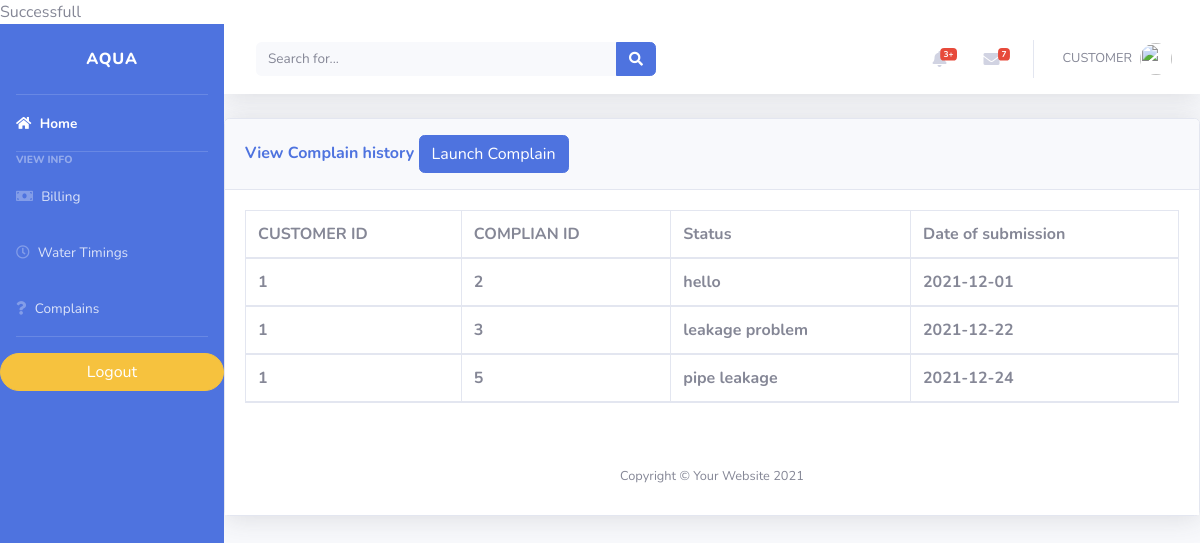
The page /Database_project/customercomplain.php (signed in) on the database its author committed.
### tables this page shows
CREATE TABLE `complain` (
  `customer_id` int(11) NOT NULL,
  `id` int(11) NOT NULL,
  `status` text NOT NULL DEFAULT 'processing',
  `complain_txt` text NOT NULL,
  `date_of_submit` date NOT NULL
);

### Database_project/customercomplain.php (the view, shortened to what this page needs)
<?php
include ("config.php");
?>
<!DOCTYPE html>
<html lang="en">
<head>
  <link href="vendor/fontawesome-free/css/all.min.css" rel="stylesheet" type="text/css">
  <link href="css/sb-admin-2.min.css" rel="stylesheet">
</head>
<body id="page-top">
  <div id="wrapper">
   <ul class="navbar-nav bg-primary sidebar sidebar-dark accordion" id="accordionSidebar">
        <a class="sidebar-brand d-flex align-items-center justify-content-center" href="welcome.html">
        <div class="sidebar-brand-text mx-3">AQUA</div>
        </a>
        <hr class="sidebar-divider my-0">
        <li class="nav-item active">
        <a class="nav-link" href="customerhome.php">
          <i class="fas fa-home"></i>            <span>Home</span></a>
        </li>
        <hr class="sidebar-divider my-0">
        <div class="sidebar-heading">
        View info
        </div>
        <li class="nav-item">
        <a class="nav-link" href="customerbilling.php">
          <i class="fas fa-money-bill"></i>         <span>Billing</span></a>
        </li>
        <li class="nav-item">
          <a class="nav-link" href="customer_water_timings.php">
            <i class="far fa-clock"></i>             <span>Water Timings</span></a>
          </li>
          <li class="nav-item">
            <a class="nav-link" href="customercomplain.php">
              <i class="fas fa-question"></i>
              <span>Complains </span></a>
            </li>
        <hr class="sidebar-divider d-none d-md-block">
        <a href="customerauth.php?action=logout"  name="edit_btn" class="btn btn-warning badge-pill" > Logout </a>
   </ul>
    <div id="content-wrapper" class="d-flex flex-column">
      <div id="content">
        <nav class="navbar navbar-expand navbar-light bg-white topbar mb-4 static-top shadow">
          <form class="d-none d-sm-inline-block form-inline mr-auto ml-md-3 my-2 my-md-0 mw-100 navbar-search">
            <div class="input-group">
              <input type="text" class="form-control bg-light border-0 small" placeholder="Search for..." aria-label="Search" aria-describedby="basic-addon2">
              <div class="input-group-append">
                <button class="btn btn-primary" type="button">
                  <i class="fas fa-search fa-sm"></i>
                </button>
              </div>
            </div>
          </form>
          <ul class="navbar-nav ml-auto">
            <li class="nav-item dropdown no-arrow mx-1">
              <a class="nav-link dropdown-toggle" href="#" id="alertsDropdown" role="button" data-toggle="dropdown" aria-haspopup="true" aria-expanded="false">
                <i class="fas fa-bell fa-fw"></i>
                <span class="badge badge-danger badge-counter">3+</span>
              </a>
            </li>
            <li class="nav-item dropdown no-arrow mx-1">
              <a class="nav-link dropdown-toggle" href="#" id="messagesDropdown" role="button" data-toggle="dropdown" aria-haspopup="true" aria-expanded="false">
                <i class="fas fa-envelope fa-fw"></i>
                <span class="badge badge-danger badge-counter">7</span>
              </a>
            </li>
            <li class="nav-item dropdown no-arrow">
              <a class="nav-link dropdown-toggle" href="#" id="userDropdown" role="button" data-toggle="dropdown" aria-haspopup="true" aria-expanded="false">
                <span class="mr-2 d-none d-lg-inline text-gray-600 small">
                CUSTOMER
                </span>
                <img class="img-profile rounded-circle" src="https://source.unsplash.com/QAB-WJcbgJk/60x60">
              </a>
            </li>
          </ul>
        </nav>
  <div class="card shadow mb-4">
    <div class="card-header py-3">
      <h6 class="m-0 font-weight-bold text-primary">View Complain history
              <button type="button" class="btn btn-primary" data-toggle="modal" data-target="#launchcomplain">
                Launch Complain
              </button>
      </h6>
    </div>
    <div class="card-body">
      <div class="table-responsive">
        <table class="table table-bordered" id="dataTable" width="100%" cellspacing="0">
          <thead>
            <tr>
              <th> CUSTOMER ID </th>
              <th> COMPLIAN ID </th>
              <th>Status </th>
              <th>Date of submission</th>
            </tr>
            <?php
$sql = "SELECT * from complain WHERE customer_id=$_SESSION[id]";
$result = mysqli_query($conn, $sql);
 while ($row = mysqli_fetch_assoc($result)) { ?>
            <tr>
            <th> <?php echo($row['customer_id']);?> </th>
              <th>  <?php echo($row['id']);?> </th>
              <th>  <?php echo($row['complain_txt']);?> </th>
              <th> <?php echo($row['date_of_submit']);?> </th>
            </tr>
            <?php
}
	?>          </thead>
        </table>
      </div>
    </div>
      <footer class="sticky-footer bg-white">
        <div class="container my-auto">
          <div class="copyright text-center my-auto">
            <span>Copyright &copy; Your Website 2021</span>
          </div>
        </div>
      </footer>
      </div>
      </div>
    </div>
</body>
</html>

### rows shown on the page
complain: customer "1", id "2", complain_txt "hello", date_of_submit "2021-12-01"
complain: customer "1", id "3", complain_txt "leakage problem", date_of_submit "2021-12-22"
complain: customer "1", id "5", complain_txt "pipe leakage", date_of_submit "2021-12-24"
